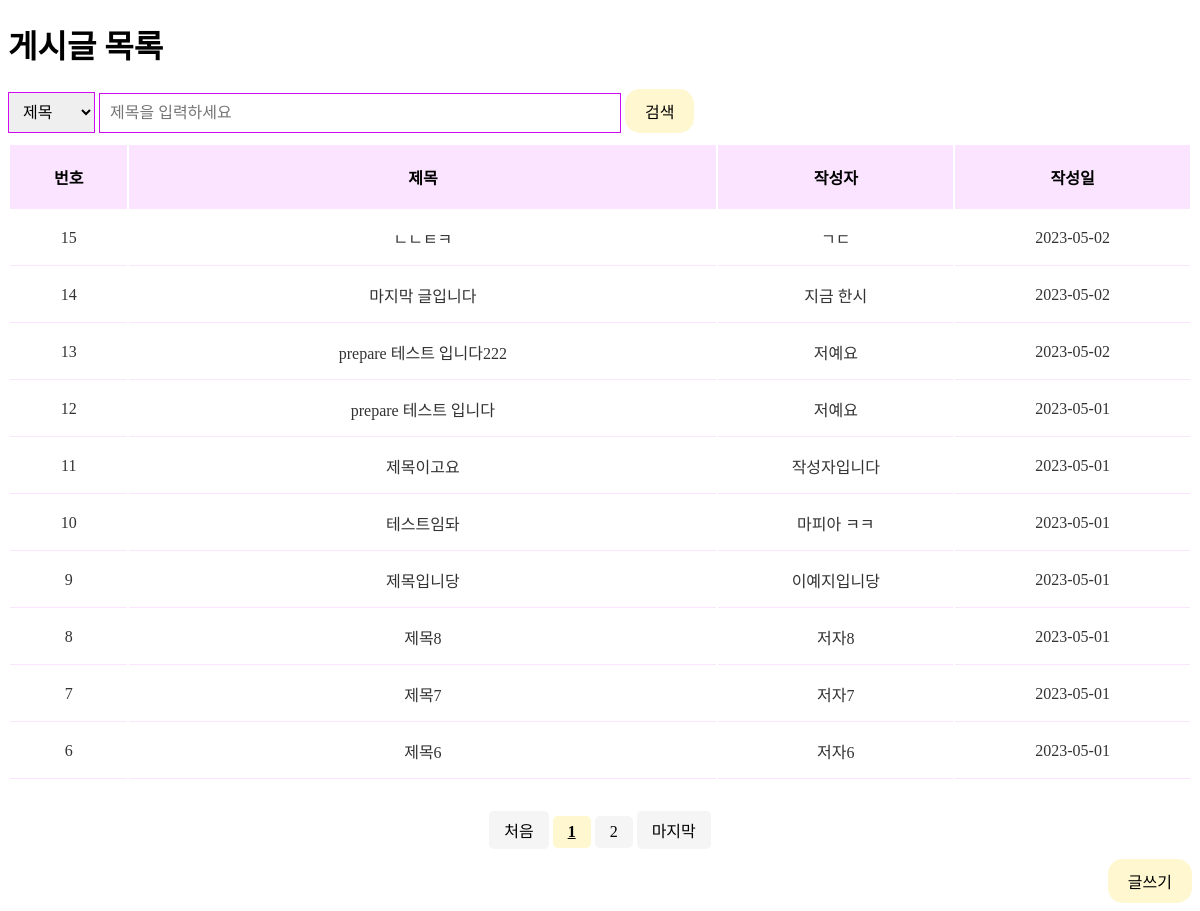
The page /board on the database as committed earlier.
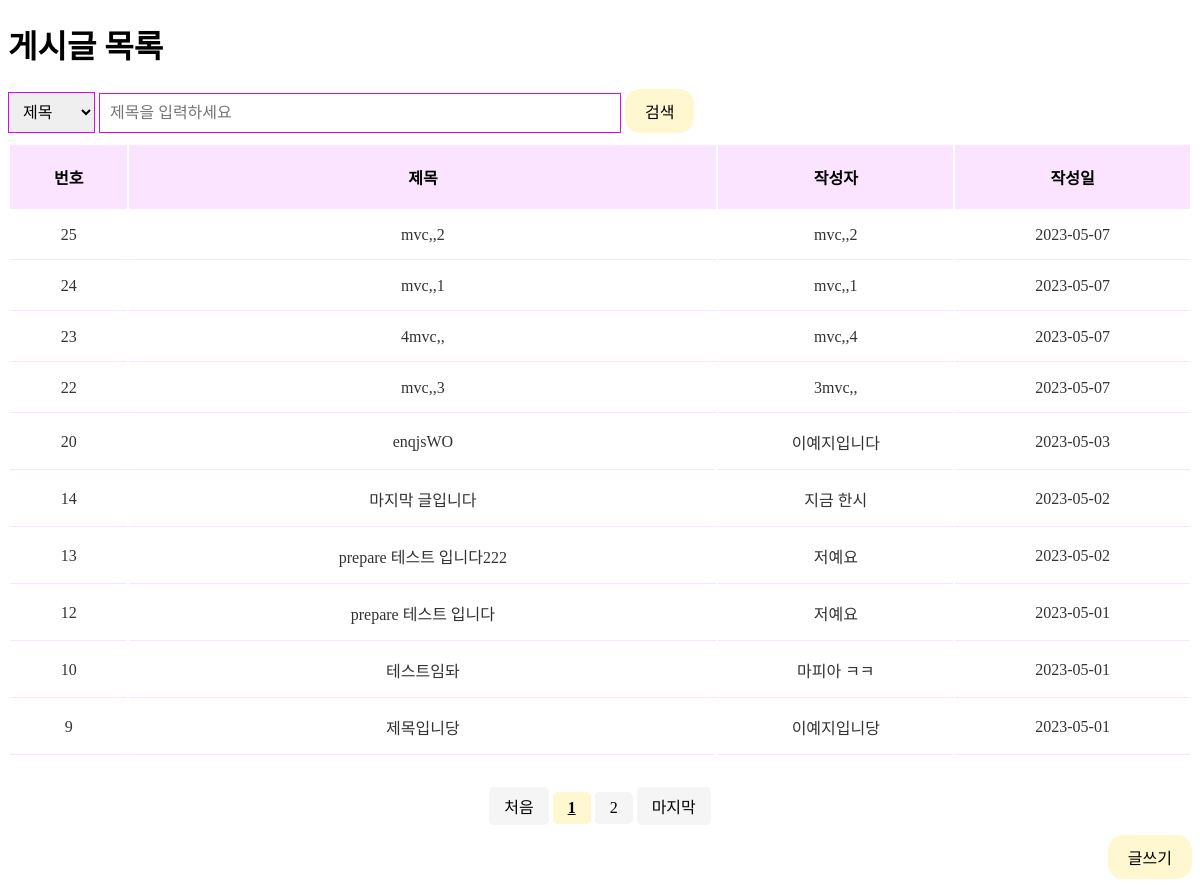
The same page on the database as committed later.
### tables this page shows
CREATE TABLE `post` (
  `idx` int(11) NOT NULL,
  `title` varchar(50) NOT NULL,
  `content` varchar(2000) NOT NULL,
  `author` varchar(30) NOT NULL,
  `created_at` date NOT NULL DEFAULT current_timestamp(),
  `updated_at` date DEFAULT NULL
);

### controller/BoardController.php (called while the page is built, shortened)
<?php
require_once '../model/BoardModel.php';
require_once '../view/BoardView.php';
class BoardController {
    private $model;
    private $view;
    public function __construct(){
        $this -> model = new BoardModel();
        $this -> view = new BoardView();
    }
    public function listPost($search_option, $search){
        $perPage = 10;
        $currentPage = $_GET['page'] ? $_GET['page'] : 1;
        $start = ($currentPage - 1) * $perPage;
        $total = $this -> model -> getTotalPost($search_option, $search);
        $totalPage = ceil($total / $perPage);
        $post = $this -> model -> getListPost($search_option, $search, $start, $perPage);
        $this -> view -> showListPost($post, $search_option, $search, $currentPage, $totalPage);
    }
}
?>

### model/BoardModel.php (called while the page is built, shortened)
<?php
require_once '../database/BoardDatabase.php';
class BoardModel {
    private $db;
    public function __construct(){
        $this -> db = BoardDatabase::getInstance() -> getPdo();
    }
    public function getListPost($search_option, $search, $start, $perPage){
        if(!$search){
            $sql = "SELECT * FROM post ORDER BY idx DESC LIMIT {$start}, {$perPage}";
        } else {
            $sql = "SELECT * FROM post WHERE {$search_option} LIKE '%{$search}%' ORDER BY idx DESC LIMIT {$start}, {$perPage}";
        }
        $stmh = $this -> db -> prepare($sql);
        $stmh -> execute();
        $result = $stmh -> fetchAll();
        return $result;
    }
}
?>

### database/BoardDatabase.php (called while the page is built)
<?php
class BoardDatabase{
    private static $instance = null;
    private $pdo;
    private function __construct(){
        $host = "localhost";
        $username = "root";
        $password = "";
        $dbname="board";
        try {
            $this -> pdo = new PDO("mysql:host=$host;dbname=$dbname;charset=utf8", $username, $password);
            $this -> pdo -> setAttribute(PDO::ATTR_ERRMODE, PDO::ERRMODE_EXCEPTION);
        } catch (PDOException $e){
            die('데이터베이스 연결 실패: ' . $e -> getMessage());
        }
    }
    public static function getInstance(){
        if(self::$instance == null){
            self::$instance = new BoardDatabase();
        }
        return self::$instance;
    }
    public function getPdo(){
        return $this -> pdo;
    }
}
?>

### view/BoardView.php (the view, shortened to what the changed rows need)
<?php
class BoardView{
    public function showListPost($post, $search_option, $search, $currentPage, $totalPage){
        $titleSelected = ($search_option === 'title') ? 'selected' : '';
        $authorSelected = ($search_option === 'author') ? 'selected' : '';
        $contentSelected = ($search_option === 'content') ? 'selected' : '';
        $this -> title = (!$search) ? "게시글 목록" : "게시글 검색 결과";
        $this -> content = <<<HTML
            <h1>{$this -> title}</h1>
            <form action="/board/index.php" method="post">
                <select name="search_option" id="">
                    <option value="title" {$titleSelected}>제목</option>
                    <option value="author" {$authorSelected}>작성자</option>
                    <option value="content" {$contentSelected}>내용</option>
                </select>
                <input type="text" name="search" placeholder="제목을 입력하세요" value="{$search}" style="display: inline-block;">
                <button type="submit">검색</button>
            </form>
            <table>
                <colgroup>
                    <col width="10%" />
                    <col width="50%" />
                    <col width="20%" />
                    <col width="20%" />
                </colgroup>
                <thead class="thead">
                    <tr>
                        <th>번호</th>
                        <th>제목</th>
                        <th>작성자</th>
                        <th>작성일</th>
                    </tr>
                </thead>
                <tbody class="tbody">
        HTML;
        foreach($post as $row){
            $this -> content .= <<<HTML
                    <tr>
                        <td>
                            {$row['idx']}
                        </td>
                        <td>
                            <a href="/board/view.php?idx={$row['idx']}" class="title">
                                {$row['title']}
                            </a>
                        </td>
                        <td>
                            {$row['author']}
                        </td>
                        <td>
                            {$row['created_at']}
                        </td>
                    </tr>
            HTML;
        }
        $this -> content .= <<<HTML
                </tbody>
            </table>
            <div class="paging">
                <a href="/board/index.php?page=1">처음</a>
        HTML;
        for($page = 1; $page <= $totalPage; $page++){
            if( $page == $currentPage ){
                $this -> content .= <<<HTML
                    <a href="/board/index.php?page={$page}" class="current">{$page}</a>
                HTML;
            } else {
                $this -> content .= <<<HTML
                    <a href="/board/index.php?page={$page}">{$page}</a>
                HTML;
            }
        }
        $this -> content .= <<<HTML
                <a href="/board/index.php?page={$totalPage}">마지막</a>
            </div>
            <div class="btns_wrap">
                <a href="/board/write.php">글쓰기</a>
        HTML;
        echo $this -> content;
    }
}
?>

Rows that differ between the two databases and show on the page:
removed post: idx "15", title "ㄴㄴㅌㅋ", author "ㄱㄷ", created_at "2023-05-02"
removed post: idx "11", title "제목이고요", author "작성자입니다", created_at "2023-05-01"
removed post: idx "8", title "제목8", author "저자8", created_at "2023-05-01"
removed post: idx "7", title "제목7", author "저자7", created_at "2023-05-01"
no longer on this page (row unchanged): post: idx "6", title "제목6", author "저자6", created_at "2023-05-01"
added post: idx "25", title "mvc,,2", author "mvc,,2", created_at "2023-05-07"
added post: idx "24", title "mvc,,1", author "mvc,,1", created_at "2023-05-07"
added post: idx "23", title "4mvc,,", author "mvc,,4", created_at "2023-05-07"
added post: idx "22", title "mvc,,3", author "3mvc,,", created_at "2023-05-07"
added post: idx "20", title "enqjsWO", author "이예지입니다", created_at "2023-05-03"
